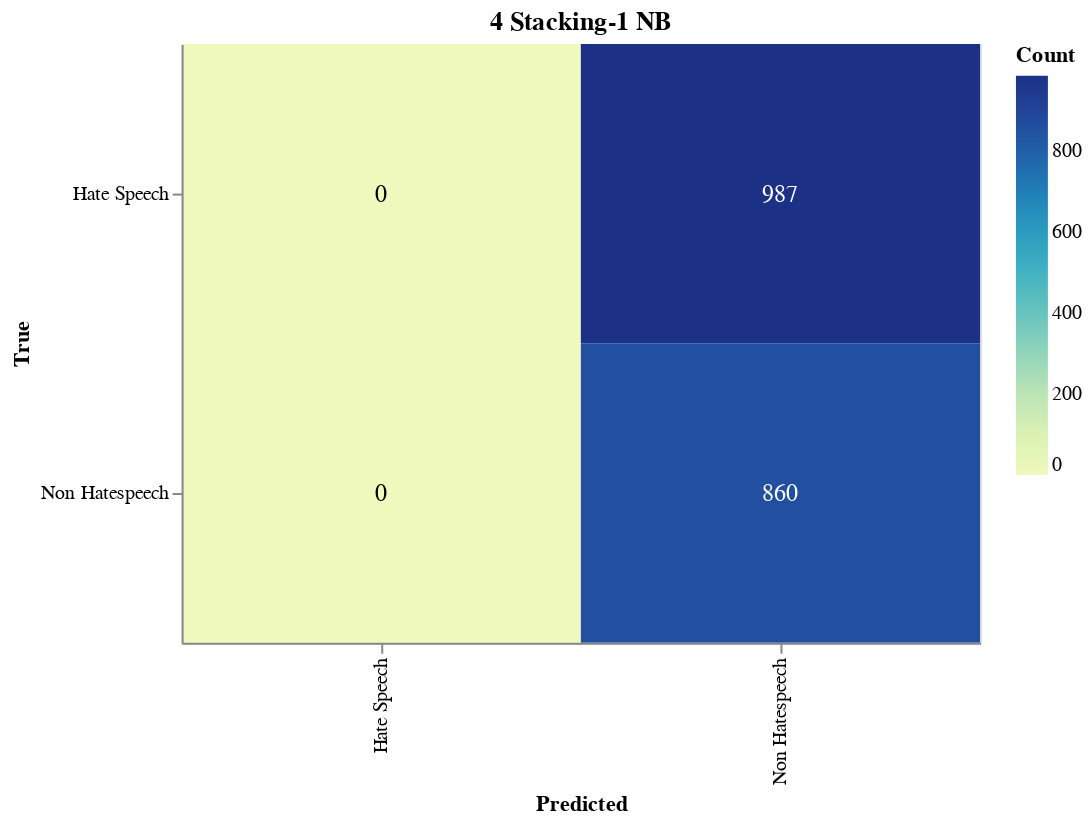

Notebook source saved alongside this figure:
### Markdown cell above
#### Save Confusion Matrix

### Code cell
import altair as alt
import altair_saver
import pandas as pd
from sklearn.metrics import confusion_matrix

# Calculate the confusion matrix
cm = confusion_matrix(true_labels, adjusted_predictions)

# Define class names
class_names = ['Hate Speech', 'Non Hatespeech']

# Convert confusion matrix to DataFrame
cm_df = pd.DataFrame(cm, index=class_names, columns=class_names).reset_index().melt(id_vars='index')
cm_df.columns = ['True', 'Predicted', 'Count']

# Ensure the order of categories
cm_df['True'] = pd.Categorical(cm_df['True'], categories=class_names, ordered=True)
cm_df['Predicted'] = pd.Categorical(cm_df['Predicted'], categories=class_names, ordered=True)

# Create the Altair plot
heatmap = alt.Chart(cm_df).mark_rect().encode(
    x=alt.X('Predicted:O', sort=class_names),
    y=alt.Y('True:O', sort=class_names),
    color='Count:Q',
    tooltip=['True', 'Predicted', 'Count']
).properties(
    width=400,
    height=300,
    title='4 Stacking-1 NB'
)

# Add text labels
text = heatmap.mark_text(
    align='center',
    baseline='middle',
    fontSize=12
).encode(
    text='Count:Q',
    color=alt.condition(
        alt.datum.Count > cm.max() / 2,
        alt.value('white'),
        alt.value('black')
    )
)

# Combine heatmap and text
final_chart = heatmap + text

# Display the plot
final_chart.show()

### Figure 1 — Vega-Lite specification as saved in the notebook (floating-point values rounded to 4 significant figures)
{"config": {"view": {"continuousWidth": 300, "continuousHeight": 300}}, "layer": [{"mark": {"type": "rect"}, "encoding": {"color": {"field": "Count", "type": "quantitative"}, "tooltip": [{"field": "True", "type": "ordinal"}, {"field": "Predicted", "type": "ordinal"}, {"field": "Count", "type": "quantitative"}], "x": {"field": "Predicted", "sort": ["Hate Speech", "Non Hatespeech"], "type": "ordinal"}, "y": {"field": "True", "sort": ["Hate Speech", "Non Hatespeech"], "type": "ordinal"}}, "title": "4 Stacking-1 NB"}, {"mark": {"type": "text", "align": "center", "baseline": "middle", "fontSize": 12}, "encoding": {"color": {"condition": {"test": "(datum.Count > 493.5)", "value": "white"}, "value": "black"}, "text": {"field": "Count", "type": "quantitative"}, "tooltip": [{"field": "True", "type": "ordinal"}, {"field": "Predicted", "type": "ordinal"}, {"field": "Count", "type": "quantitative"}], "x": {"field": "Predicted", "sort": ["Hate Speech", "Non Hatespeech"], "type": "ordinal"}, "y": {"field": "True", "sort": ["Hate Speech", "Non Hatespeech"], "type": "ordinal"}}, "title": "4 Stacking-1 NB"}], "data": {"name": "data-010c52edfd2079f09c0236dffc020b77"}, "height": 300, "width": 400, "$schema": "https://vega.github.io/schema/vega-lite/v5.17.0.json", "datasets": {"data-010c52edfd2079f09c0236dffc020b77": [{"True": "Hate Speech", "Predicted": "Hate Speech", "Count": 0}, {"True": "Non Hatespeech", "Predicted": "Hate Speech", "Count": 0}, {"True": "Hate Speech", "Predicted": "Non Hatespeech", "Count": 987}, {"True": "Non Hatespeech", "Predicted": "Non Hatespeech", "Count": 860}]}}
